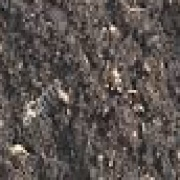
#> input picture Clean_Soil_Patches/Black_Soil_0003.jpg, 180 x 180 px; its folder holds 4 pictures in this run
$ python train.py
#> lines starting #> are read from the running program, lines starting #| are printed output that depends on the picture
import os
import cv2
import pickle
import numpy as np
import pandas as pd
from sklearn.ensemble import RandomForestClassifier
from sklearn.model_selection import train_test_split
from sklearn.metrics import accuracy_score, classification_report

print("=" * 65)
print("🚀 RUNNING 75:25 TRAIN-TEST SPLIT ON CLEAN MULTIMODAL DATASET")
print("=" * 65)

# ==========================================
# 1. SOIL VISION MODEL (Clean_Soil_Patches)
# ==========================================
print("\n--- [Stage 1] Soil Vision Classifier (75:25 Split) ---")

# Train on the hand-free, center-cropped patches
IMAGE_DIR = "Clean_Soil_Patches"
if not os.path.exists(IMAGE_DIR):
    IMAGE_DIR = "Soil types"
    if not os.path.exists(IMAGE_DIR) and os.path.exists("Soil types/Soil types"):
        IMAGE_DIR = "Soil types/Soil types"

classes = ["Black Soil", "Laterite Soil", "Peat Soil", "Yellow Soil", "Cinder Soil"]
img_features, img_labels = [], []

if os.path.exists(IMAGE_DIR):
    for fname in os.listdir(IMAGE_DIR):
        if not fname.lower().endswith(('.jpg', '.jpeg', '.png')):
            continue

        # Match class name from patch prefix or subfolder
        matched_class = None
        for c in classes:
            if fname.startswith(c.replace(" ", "_")):
                matched_class = c
                break

        # Fallback if checking directory hierarchy
        if matched_class is None:
            continue

        img_path = os.path.join(IMAGE_DIR, fname)
        img = cv2.imread(img_path)
#> img is the input picture: shape (180, 180, 3); mean B, G, R 78.6, 82.2, 90.2
        if img is None:
            continue

        img = cv2.resize(img, (128, 128))
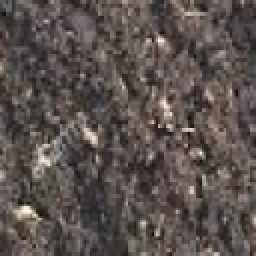
#> img: shape (128, 128, 3) (shown 2 times larger); mean B, G, R 78.4, 82, 90.1
        img_rgb = cv2.cvtColor(img, cv2.COLOR_BGR2RGB) / 255.0
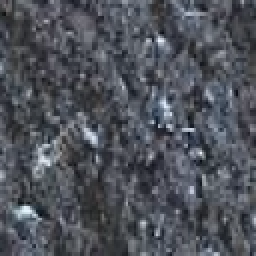
#> img_rgb: shape (128, 128, 3) float64 (shown 2 times larger); mean B, G, R 0.353, 0.322, 0.308
        hsv = cv2.cvtColor(img, cv2.COLOR_BGR2HSV) / 255.0
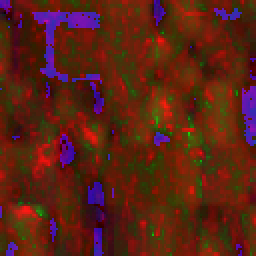
#> hsv: shape (128, 128, 3) float64 (shown 2 times larger); mean B, G, R 0.0792, 0.135, 0.353

        r_m, g_m, b_m = np.mean(img_rgb[:, :, 0]), np.mean(img_rgb[:, :, 1]), np.mean(img_rgb[:, :, 2])
#> r_m = 0.353; g_m = 0.322; b_m = 0.308
        r_s, g_s, b_s = np.std(img_rgb[:, :, 0]), np.std(img_rgb[:, :, 1]), np.std(img_rgb[:, :, 2])
#> r_s = 0.114; g_s = 0.11; b_s = 0.106
        h_m, s_m, v_m = np.mean(hsv[:, :, 0]), np.mean(hsv[:, :, 1]), np.mean(hsv[:, :, 2])
#> h_m = 0.0792; s_m = 0.135; v_m = 0.353

        img_features.append([r_m, g_m, b_m, r_s, g_s, b_s, h_m, s_m, v_m])
        img_labels.append(matched_class)
#> pass 2 of the loop `for fname in os.listdir(IMAGE_DIR):`:
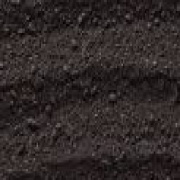
#> input picture Clean_Soil_Patches/Black_Soil_0011.jpg, 180 x 180 px
#> img is the input picture: shape (180, 180, 3); mean B, G, R 39.7, 40.4, 47.8
#> img: shape (128, 128, 3)
#> `img_rgb = cv2.cvtColor(img, cv2.COLOR_BGR2RGB) / 255.0`:
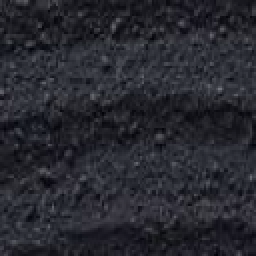
#> img_rgb: shape (128, 128, 3) float64 (shown 2 times larger); mean B, G, R 0.187, 0.158, 0.155
#> `hsv = cv2.cvtColor(img, cv2.COLOR_BGR2HSV) / 255.0`:
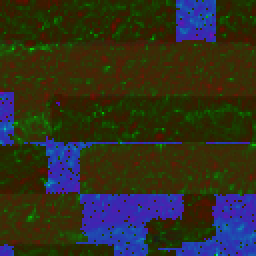
#> hsv: shape (128, 128, 3) float64 (shown 2 times larger); mean B, G, R 0.134, 0.187, 0.187
#> r_m = 0.187; g_m = 0.158; b_m = 0.155
#> r_s = 0.058; g_s = 0.0566; b_s = 0.0551
#> h_m = 0.134; s_m = 0.187
#> pass 3 of the loop `for fname in os.listdir(IMAGE_DIR):`:
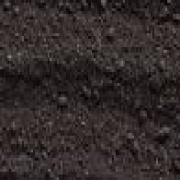
#> input picture Clean_Soil_Patches/Black_Soil_0012.jpg, 180 x 180 px
#> img is the input picture: shape (180, 180, 3); mean B, G, R 42, 42.8, 50.3
#> img: shape (128, 128, 3)
#> `img_rgb = cv2.cvtColor(img, cv2.COLOR_BGR2RGB) / 255.0`:
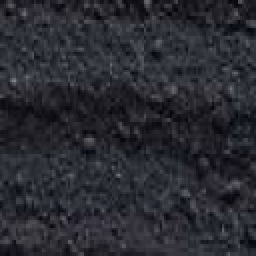
#> img_rgb: shape (128, 128, 3) float64 (shown 2 times larger); mean B, G, R 0.197, 0.167, 0.164
#> `hsv = cv2.cvtColor(img, cv2.COLOR_BGR2HSV) / 255.0`:
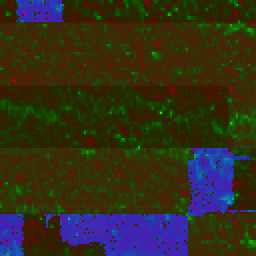
#> hsv: shape (128, 128, 3) float64 (shown 2 times larger); mean B, G, R 0.111, 0.183, 0.197
#> r_m = 0.197; g_m = 0.167; b_m = 0.164
#> r_s = 0.0598; g_s = 0.0582; b_s = 0.0572
#> h_m = 0.111; s_m = 0.183; v_m = 0.197
#> the loop made 4 passes; the first 3 are shown

    X_img = np.array(img_features)
    y_img = np.array(img_labels)

    X_train_img, X_test_img, y_train_img, y_test_img = train_test_split(
        X_img, y_img, test_size=0.25, random_state=42, stratify=y_img
    )

    print(f"Total Pure Soil Patches : {len(X_img)}")
    print(f"Training Set (75%)      : {len(X_train_img)} images")
    print(f"Testing Set  (25%)      : {len(X_test_img)} images")

    vision_model = RandomForestClassifier(n_estimators=150, max_depth=12, random_state=42)
    vision_model.fit(X_train_img, y_train_img)

    y_pred_img = vision_model.predict(X_test_img)
    vision_acc = accuracy_score(y_test_img, y_pred_img)
    print(f"✅ Soil Vision Test Accuracy (Unseen 25%): {vision_acc * 100:.2f}%")

    with open("soil_vision_model.pkl", "wb") as f:
        pickle.dump(vision_model, f)
    with open("test_data_vision.pkl", "wb") as f:
        pickle.dump((X_test_img, y_test_img), f)

# ==========================================
# 2. EXTRACT BASELINES FROM MULTIMODAL EXCEL
# ==========================================
print("\n--- [Stage 2] Indexing Baselines from soil_clean_multimodal.xlsx ---")

soil_defaults = {}
excel_file = "soil_clean_multimodal.xlsx"

if os.path.exists(excel_file):
    df_clean = pd.read_excel(excel_file)

    # Helper to find column name regardless of exact spelling/abbreviation
    def get_col(candidates):
        for c in df_clean.columns:
            for cand in candidates:
                if cand.lower() in c.lower():
                    return c
        return None

    col_soil = get_col(["soil class", "soil type"])
    col_tex = get_col(["texture"])
    col_n = get_col(["nitrogen", "available n", "n (kg/ha)"])
    col_p = get_col(["phosphorus", "available p", "p (kg/ha)"])
    col_k = get_col(["potassium", "available k", "k (kg/ha)"])
    col_ph = get_col(["ph"])
    col_oc = get_col(["organic carbon", "oc"])
    col_ec = get_col(["ec", "electrical cond", "salinity"])
    col_moist = get_col(["moisture"])

    for s_name, grp in df_clean.groupby(col_soil):
        soil_defaults[s_name] = {
            "texture": str(grp[col_tex].iloc[0]) if col_tex else "Loamy Sand",
            "N": round(float(grp[col_n].mean()), 1) if col_n else 65.0,
            "P": round(float(grp[col_p].mean()), 1) if col_p else 40.0,
            "K": round(float(grp[col_k].mean()), 1) if col_k else 45.0,
            "ph": round(float(grp[col_ph].mean()), 2) if col_ph else 6.8,
            "OC": round(float(grp[col_oc].mean()), 2) if col_oc else 0.55,
            "EC": round(float(grp[col_ec].mean()), 2) if col_ec else 0.35,
            "moisture": round(float(grp[col_moist].mean()), 1) if col_moist else 15.0,
            "score": 88
        }
    print(f"✅ Indexed {len(soil_defaults)} soil classes with OC, EC, and Texture directly from Excel.")
else:
    # Fallback to ICAR standards if Excel is absent
    soil_defaults = {
        "Black Soil": {"texture": "Clayey (Vertisol)", "N": 80.0, "P": 45.0, "K": 51.0, "ph": 7.35, "OC": 0.77, "EC": 0.46, "moisture": 18.4, "score": 92},
        "Laterite Soil": {"texture": "Sandy Loam (Ultisol)", "N": 40.0, "P": 24.0, "K": 34.0, "ph": 5.75, "OC": 0.37, "EC": 0.20, "moisture": 12.1, "score": 75},
        "Peat Soil": {"texture": "Organic Muck (Histosol)", "N": 95.5, "P": 30.0, "K": 20.0, "ph": 5.22, "OC": 2.71, "EC": 0.60, "moisture": 27.1, "score": 70},
        "Yellow Soil": {"texture": "Loamy Sand (Inceptisol)", "N": 50.0, "P": 35.0, "K": 40.0, "ph": 6.42, "OC": 0.44, "EC": 0.26, "moisture": 14.5, "score": 82},
        "Cinder Soil": {"texture": "Gravelly Sand (Entisol)", "N": 59.5, "P": 40.0, "K": 44.5, "ph": 6.81, "OC": 0.52, "EC": 0.34, "moisture": 9.3, "score": 85}
    }

with open("soil_chemistry_baseline.pkl", "wb") as f:
    pickle.dump({"soil_defaults": soil_defaults}, f)
print("✅ Saved chemical & physical baselines into 'soil_chemistry_baseline.pkl'")

# ==========================================
# 3. CROP RECOMMENDER (75% Train : 25% Test)
# ==========================================
print("\n--- [Stage 3] Crop Recommender (75:25 Split) ---")
if os.path.exists("Crop_recommendation.csv"):
    crop_df = pd.read_csv("Crop_recommendation.csv")
    crop_df.columns = [c.strip().lower() for c in crop_df.columns]

    feature_cols = ['nitrogen', 'phosphorus', 'potassium', 'temperature', 'humidity', 'ph', 'rainfall']
    X_crop = crop_df[feature_cols]
    y_crop = crop_df['label']

    X_train_c, X_test_c, y_train_c, y_test_c = train_test_split(
        X_crop, y_crop, test_size=0.25, random_state=42, stratify=y_crop
    )

    crop_model = RandomForestClassifier(n_estimators=100, random_state=42)
    crop_model.fit(X_train_c, y_train_c)

    y_pred_c = crop_model.predict(X_test_c)
    crop_acc = accuracy_score(y_test_c, y_pred_c)
    print(f"✅ Crop Recommender Test Accuracy (Unseen 25%): {crop_acc * 100:.2f}%")

    with open("crop_recommender_model.pkl", "wb") as f:
        pickle.dump(crop_model, f)
    with open("test_data_crop.pkl", "wb") as f:
        pickle.dump((X_test_c, y_test_c), f)

print("\n" + "=" * 65)
print("🎉 TRAINING COMPLETE: Models & 25% Test Sets Exported Successfully!")
print("=" * 65)
